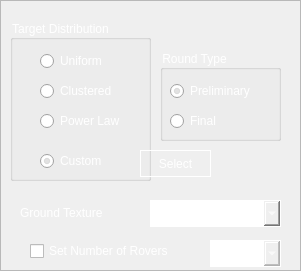
    <widget class="QFrame" name="setup_group">
     <property name="geometry">
      <rect>
       <x>10</x>
       <y>60</y>
       <width>301</width>
       <height>271</height>
      </rect>
     </property>
     <property name="toolTip">
      <string>&lt;html&gt;&lt;head/&gt;&lt;body&gt;&lt;p&gt;&lt;br/&gt;&lt;/p&gt;&lt;/body&gt;&lt;/html&gt;</string>
     </property>
     <property name="frameShape">
      <enum>QFrame::StyledPanel</enum>
     </property>
     <property name="frameShadow">
      <enum>QFrame::Raised</enum>
     </property>
     <widget class="QGroupBox" name="target_distribution_group_box">
      <property name="geometry">
       <rect>
        <x>10</x>
        <y>20</y>
        <width>141</width>
        <height>161</height>
       </rect>
      </property>
      <property name="styleSheet">
       <string notr="true">color: rgb(255, 255, 255);
border-color: rgb(255, 255, 255);</string>
      </property>
      <property name="title">
       <string>Target Distribution</string>
      </property>
      <widget class="QRadioButton" name="uniform_distribution_radio_button">
       <property name="enabled">
        <bool>true</bool>
       </property>
       <property name="geometry">
        <rect>
         <x>30</x>
         <y>30</y>
         <width>91</width>
         <height>22</height>
        </rect>
       </property>
       <property name="styleSheet">
        <string notr="true">color: rgb(255, 255, 255);</string>
       </property>
       <property name="text">
        <string>Uniform</string>
       </property>
       <property name="checked">
        <bool>false</bool>
       </property>
      </widget>
      <widget class="QRadioButton" name="powerlaw_distribution_radio_button">
       <property name="enabled">
        <bool>true</bool>
       </property>
       <property name="geometry">
        <rect>
         <x>30</x>
         <y>90</y>
         <width>101</width>
         <height>22</height>
        </rect>
       </property>
       <property name="styleSheet">
        <string notr="true">color: rgb(255, 255, 255);</string>
       </property>
       <property name="text">
        <string>Power Law</string>
       </property>
      </widget>
      <widget class="QRadioButton" name="clustered_distribution_radio_button">
       <property name="enabled">
        <bool>true</bool>
       </property>
       <property name="geometry">
        <rect>
         <x>30</x>
         <y>60</y>
         <width>91</width>
         <height>22</height>
        </rect>
       </property>
       <property name="styleSheet">
        <string notr="true">color: rgb(255, 255, 255);</string>
       </property>
       <property name="text">
        <string>Clustered</string>
       </property>
       <property name="checked">
        <bool>false</bool>
       </property>
      </widget>
      <widget class="QRadioButton" name="custom_distribution_radio_button">
       <property name="enabled">
        <bool>true</bool>
       </property>
       <property name="geometry">
        <rect>
         <x>30</x>
         <y>130</y>
         <width>117</width>
         <height>22</height>
        </rect>
       </property>
       <property name="toolTip">
        <string>Select a custom target distribution</string>
       </property>
       <property name="styleSheet">
        <string notr="true">color: rgb(255, 255, 255);</string>
       </property>
       <property name="text">
        <string>Custom</string>
       </property>
       <property name="checked">
        <bool>true</bool>
       </property>
      </widget>
     </widget>
     <widget class="QPushButton" name="custom_world_path_button">
      <property name="enabled">
       <bool>false</bool>
      </property>
      <property name="geometry">
       <rect>
        <x>140</x>
        <y>150</y>
        <width>71</width>
        <height>27</height>
       </rect>
      </property>
      <property name="toolTip">
       <string>&lt;html&gt;&lt;head/&gt;&lt;body&gt;&lt;p&gt;Select custom target distribution&lt;/p&gt;&lt;/body&gt;&lt;/html&gt;</string>
      </property>
      <property name="styleSheet">
       <string notr="true">color: rgb(255, 255, 255);
border-color: rgb(255, 255, 255);
border: 1px solid white; 
</string>
      </property>
      <property name="text">
       <string>Select</string>
      </property>
     </widget>
     <widget class="QGroupBox" name="round_type_button_group">
      <property name="geometry">
       <rect>
        <x>160</x>
        <y>50</y>
        <width>121</width>
        <height>91</height>
       </rect>
      </property>
      <property name="styleSheet">
       <string notr="true">color: rgb(255, 255, 255);
border-color: rgb(255, 255, 255);</string>
      </property>
      <property name="title">
       <string>Round Type</string>
      </property>
      <widget class="QRadioButton" name="joystick_radio_button">
       <property name="enabled">
        <bool>true</bool>
       </property>
       <property name="geometry">
        <rect>
         <x>10</x>
         <y>30</y>
         <width>161</width>
         <height>22</height>
        </rect>
       </property>
       <property name="styleSheet">
        <string notr="true">color: rgb(255, 255, 255);</string>
       </property>
       <property name="text">
        <string>Preliminary</string>
       </property>
       <property name="checked">
        <bool>true</bool>
       </property>
      </widget>
      <widget class="QRadioButton" name="final_radio_button">
       <property name="enabled">
        <bool>true</bool>
       </property>
       <property name="geometry">
        <rect>
         <x>10</x>
         <y>60</y>
         <width>117</width>
         <height>22</height>
        </rect>
       </property>
       <property name="styleSheet">
        <string notr="true">color: rgb(255, 255, 255);</string>
       </property>
       <property name="text">
        <string>Final </string>
       </property>
      </widget>
     </widget>
     <widget class="QLabel" name="label_5">
      <property name="geometry">
       <rect>
        <x>20</x>
        <y>200</y>
        <width>111</width>
        <height>20</height>
       </rect>
      </property>
      <property name="styleSheet">
       <string notr="true">color: rgb(255, 255, 255);</string>
      </property>
      <property name="text">
       <string>&lt;html&gt;&lt;head/&gt;&lt;body&gt;&lt;p&gt;Ground Texture&lt;/p&gt;&lt;/body&gt;&lt;/html&gt;</string>
      </property>
      <property name="alignment">
       <set>Qt::AlignBottom|Qt::AlignLeading|Qt::AlignLeft</set>
      </property>
     </widget>
     <widget class="QComboBox" name="texture_combobox">
      <property name="geometry">
       <rect>
        <x>150</x>
        <y>200</y>
        <width>131</width>
        <height>27</height>
       </rect>
      </property>
      <property name="styleSheet">
       <string notr="true">color: rgb(255, 255, 255);
border-color: rgb(255, 255, 255);
border: 1px solid white; 
padding: 1px 0px 1px 3px; /*This makes text colour work*/
</string>
      </property>
      <item>
       <property name="text">
        <string>KSC Concrete</string>
       </property>
      </item>
      <item>
       <property name="text">
        <string>Gravel</string>
       </property>
      </item>
      <item>
       <property name="text">
        <string>Car park</string>
       </property>
      </item>
     </widget>
     <widget class="QLabel" name="custom_world_path">
      <property name="geometry">
       <rect>
        <x>40</x>
        <y>180</y>
        <width>241</width>
        <height>20</height>
       </rect>
      </property>
      <property name="styleSheet">
       <string notr="true">color: rgb(255, 255, 255);</string>
      </property>
      <property name="text">
       <string/>
      </property>
     </widget>
     <widget class="QCheckBox" name="override_num_rovers_checkbox">
      <property name="enabled">
       <bool>true</bool>
      </property>
      <property name="geometry">
       <rect>
        <x>30</x>
        <y>240</y>
        <width>181</width>
        <height>22</height>
       </rect>
      </property>
      <property name="toolTip">
       <string>&lt;html&gt;&lt;head/&gt;&lt;body&gt;&lt;p&gt;GPS aligned with the map output (mutually recursive with MAP)&lt;/p&gt;&lt;/body&gt;&lt;/html&gt;</string>
      </property>
      <property name="styleSheet">
       <string notr="true">color: rgb(255, 255, 255);</string>
      </property>
      <property name="text">
       <string>Set Number of Rovers</string>
      </property>
      <property name="checked">
       <bool>false</bool>
      </property>
     </widget>
     <widget class="QComboBox" name="custom_num_rovers_combobox">
      <property name="enabled">
       <bool>false</bool>
      </property>
      <property name="geometry">
       <rect>
        <x>210</x>
        <y>240</y>
        <width>71</width>
        <height>27</height>
       </rect>
      </property>
      <property name="styleSheet">
       <string notr="true">color: rgb(255, 255, 255);
border-color: rgb(255, 255, 255);
border: 1px solid white; 
padding: 1px 0px 1px 3px; /*This makes text colour work*/
</string>
      </property>
      <item>
       <property name="text">
        <string>1</string>
       </property>
      </item>
      <item>
       <property name="text">
        <string>2</string>
       </property>
      </item>
      <item>
       <property name="text">
        <string>3</string>
       </property>
      </item>
      <item>
       <property name="text">
        <string>4</string>
       </property>
      </item>
      <item>
       <property name="text">
        <string>5</string>
       </property>
      </item>
      <item>
       <property name="text">
        <string>6</string>
       </property>
      </item>
     </widget>
    </widget>
